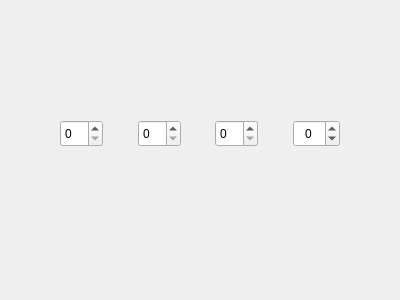
<?xml version="1.0" encoding="UTF-8"?>
<ui version="4.0">
 <class>HacDateTimeEdit</class>
 <widget class="QWidget" name="HacDateTimeEdit">
  <property name="geometry">
   <rect>
    <x>0</x>
    <y>0</y>
    <width>400</width>
    <height>300</height>
   </rect>
  </property>
  <property name="windowTitle">
   <string>Form</string>
  </property>
  <widget class="QSpinBox" name="spinBox_3">
   <property name="geometry">
    <rect>
     <x>138</x>
     <y>120</y>
     <width>43</width>
     <height>27</height>
    </rect>
   </property>
  </widget>
  <widget class="HacSpinBox" name="spinbox">
   <property name="geometry">
    <rect>
     <x>293</x>
     <y>120</y>
     <width>47</width>
     <height>27</height>
    </rect>
   </property>
   <property name="wrapping">
    <bool>true</bool>
   </property>
   <property name="alignment">
    <set>Qt::AlignCenter</set>
   </property>
   <property name="contentType">
    <enum>HacSpinBox::Content_String</enum>
   </property>
   <property name="strings">
    <stringlist>
     <string>AM</string>
     <string>PM</string>
    </stringlist>
   </property>
  </widget>
  <widget class="QSpinBox" name="spinBox_4">
   <property name="geometry">
    <rect>
     <x>215</x>
     <y>120</y>
     <width>43</width>
     <height>27</height>
    </rect>
   </property>
  </widget>
  <widget class="QSpinBox" name="spinBox_2">
   <property name="geometry">
    <rect>
     <x>60</x>
     <y>120</y>
     <width>43</width>
     <height>27</height>
    </rect>
   </property>
  </widget>
 </widget>
 <customwidgets>
  <customwidget>
   <class>HacSpinBox</class>
   <extends>QSpinBox</extends>
   <header>hacspinbox.h</header>
  </customwidget>
 </customwidgets>
 <resources/>
 <connections/>
</ui>
